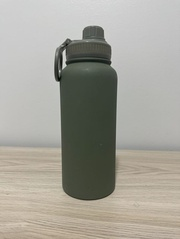
#> input picture Scenes/S1_frontal.jpg, 180 x 239 px, shrunk from 600 x 800 before the run, found by its file name
$ python scene_detector.py
#> lines starting #> are read from the running program, lines starting #| are printed output that depends on the picture
import cv2
import numpy as np

# Paths to your scene image and object image
scene_path = './Scenes/S1_frontal.jpg'  # Example: 'scene.jpg'
object_path = './Objects/O1.jpg'  # Example: 'object.jpg'

# Load the images
scene_img = cv2.imread(scene_path, cv2.IMREAD_GRAYSCALE)
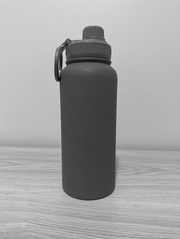
#> scene_img: shape (239, 180); min 6, max 221, mean 161.7
object_img = cv2.imread(object_path, cv2.IMREAD_GRAYSCALE)
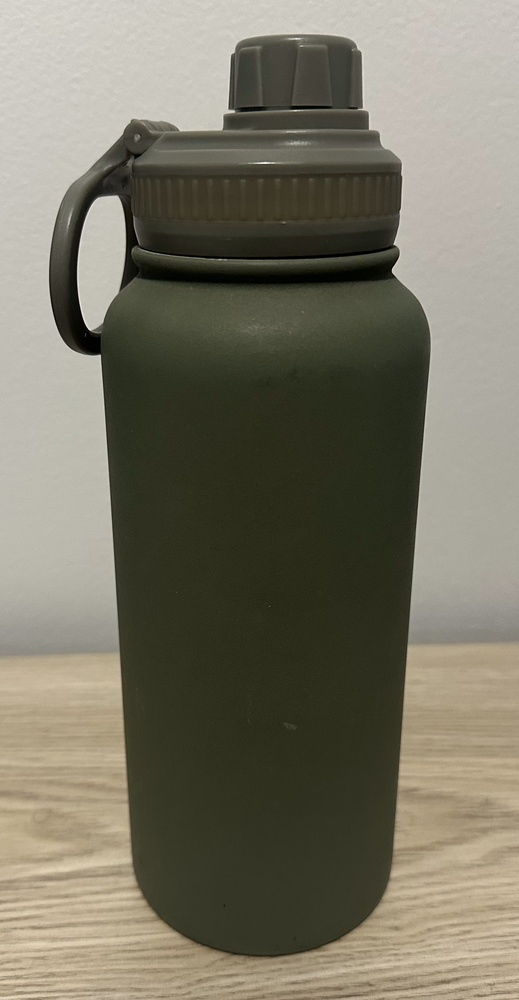
#> input picture Objects/O1.jpg, 519 x 1000 px, shrunk from 1736 x 3342 before the run, found by its file name
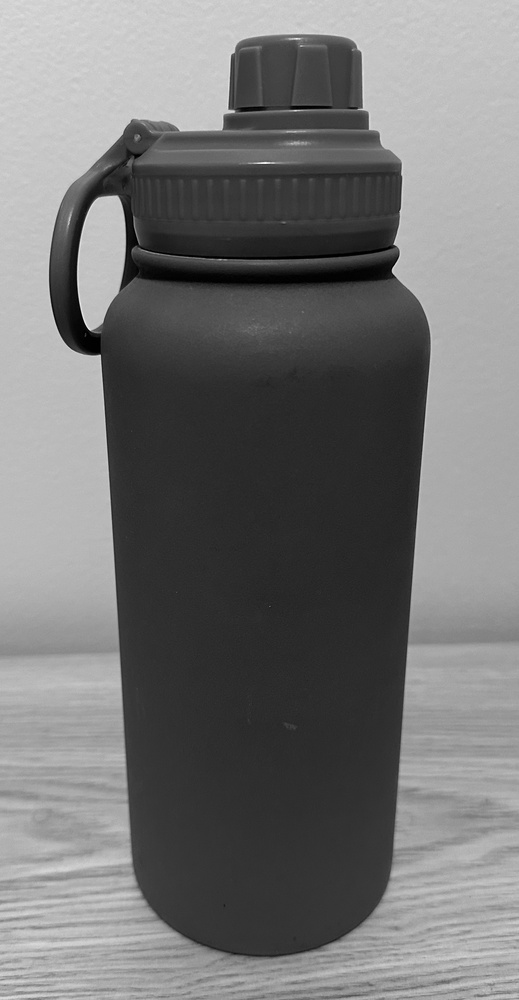
#> object_img: shape (1000, 519); min 0, max 241, mean 116.5

# Initialize SIFT detector
sift = cv2.SIFT_create()

# Apply CLAHE (Contrast Limited Adaptive Histogram Equalization)
clahe = cv2.createCLAHE(clipLimit=2.0, tileGridSize=(8, 8))
scene_img_clahe = clahe.apply(scene_img)
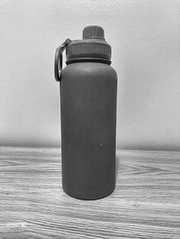
#> scene_img_clahe: shape (239, 180); min 4, max 242, mean 164.9

scene_img_blurred = cv2.GaussianBlur(scene_img_clahe, (5, 5), 0)
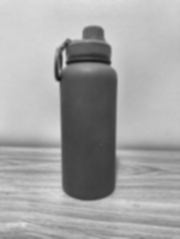
#> scene_img_blurred: shape (239, 180); min 21, max 223, mean 164.9

# You can also apply CLAHE to the object image
object_img_clahe = clahe.apply(object_img)
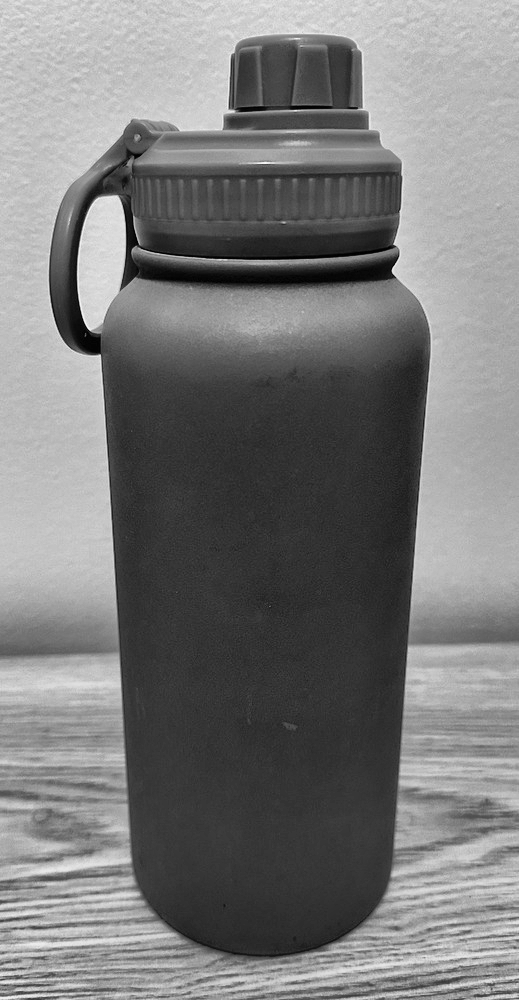
#> object_img_clahe: shape (1000, 519); min 1, max 249, mean 122

# Detect keypoints and descriptors on the CLAHE-enhanced image
scene_kp, scene_desc = sift.detectAndCompute(scene_img_blurred, None)
#> scene_kp = 52 keypoints; strongest (x, y, size): (88, 86, 52.8), (64, 59, 3.6), (58, 77, 5.1), (64, 65, 3.1)
object_kp, object_desc = sift.detectAndCompute(object_img_clahe, None)
#> object_kp = 1262 keypoints; strongest (x, y, size): (83, 340, 19.3), (107, 212, 22.2), (99, 356, 2), (134, 269, 15.3)


# Detect keypoints and descriptors for both scene and object
# scene_kp, scene_desc = sift.detectAndCompute(scene_img, None)
# object_kp, object_desc = sift.detectAndCompute(object_img, None)

# Check if descriptors are found
if scene_desc is None or object_desc is None:
    print("Descriptors not found for either the scene or the object!")
    exit()

# Initialize BFMatcher
#> (the run stopped early here; a loop or call above may not have finished)
